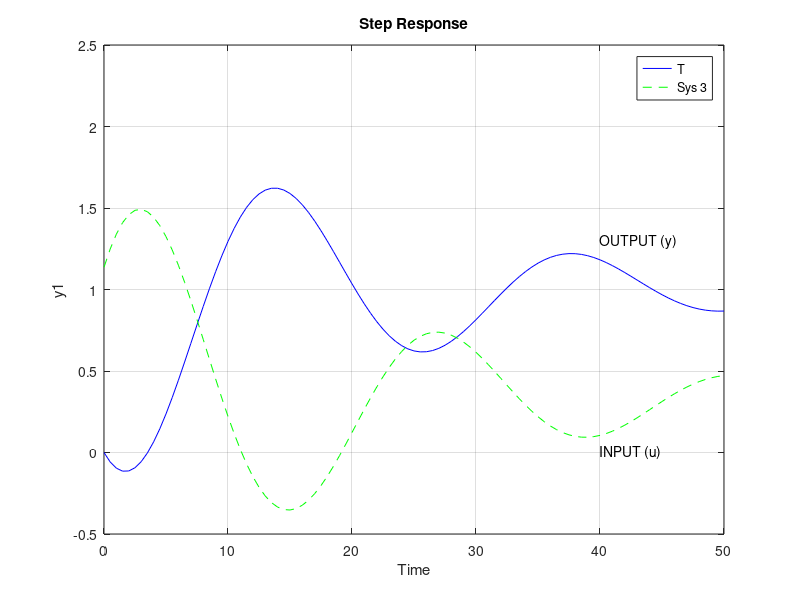
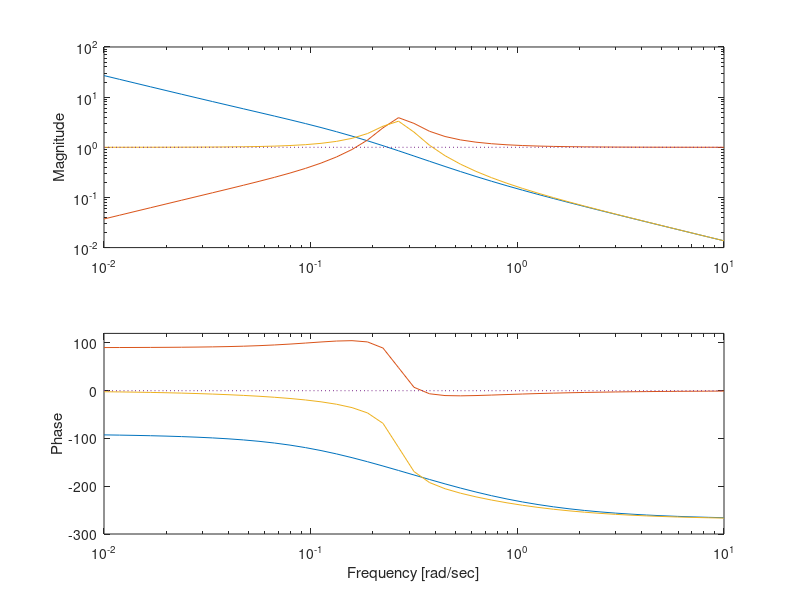

The MATLAB source for these figures, in order:
%Example 2.4 , PI-control

% Plant (2.26), G(s)=3(-2s+1)/(5s+1)(10s+1)
% Copyright 2005 Sigurd Skogestad & Ian Postlethwaite
% Multivariable Feedback Control 2nd Edition
% $Id: Expl2_4.m,v 1.2 2004/01/30 13:12:17 espensto Exp $

clear
s=tf('s');
G=3*(-2*s+1)/(5*s+1)/(10*s+1);

% frequency response of G
points=301;
w=logspace(-3,1,points);

[Ku,pm,Wu,wcp]=margin(G);    % Ku=2.5 and Wu=15.2
Pu=2*pi/Wu;Kc=Ku/2.2;ti=Pu/1.2; %1.137,12.7, Ziegler-Nichols' tuning
K=Kc*(1+1/ti/s);  % PI-Controller
L = G*K;
S = inv(1+L);
T = 1-S;

%Figure 2.7
% Step response
figure(1);clf;
time=0:0.5:50;
step(T,'b',K*S,'g--',time)
axis([0 50 -0.5 2.5]);
text(40,1.3,'OUTPUT (y)');text(40,0.0,'INPUT (u)');
xlabel('Time');

%Figure 2.8
% Frequency responses of L, S, T
w=logspace(-2,1,41);
figure(2);clf;
[mag1,pha1]=bode(L,w);
[mag2,pha2]=bode(S,w);
[mag3,pha3]=bode(T,w);
subplot(2,1,1)
loglog(w,mag1(:),w,mag2(:),w,mag3(:))
ylabel('Magnitude')
hold %on
plot(w,w./w,':')
hold %off
subplot(2,1,2)
semilogx(w,pha1(:),w,pha2(:),w,pha3(:),w,w*0,':')
axis([.01,10,-300,120])
xlabel('Frequency [rad/sec]'),ylabel('Phase')

% Find GM, PM and the peak values of $S$ and $T$ 
[Gm,Pm,W180,Wc]=margin(L)
[norm_S,wS]=norm(S,inf,1e-4)  % find peak is 3.92 at w=0.27
[norm_T,wT]=norm(T,inf,1e-4)  % find peak is 3.35 at w=0.26
